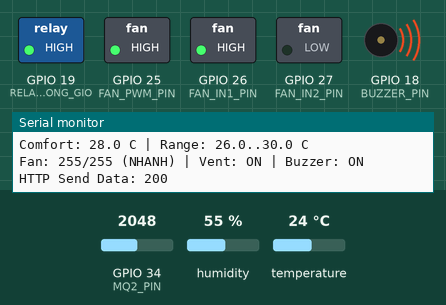
Simulated run of this sketch. Board: ESP32. Shown: switched loads named in the sketch (green lamp = pin HIGH), buzzer (waves = sounding, pin HIGH), the last lines printed to the serial monitor. The test bench sets the inputs (shaded band); at power-on: GPIO 34 (MQ2_PIN) = 2048, temperature 24 °C, humidity 55 %. WiFi joins after 1.5 s; servers stay silent unless stated; uploads are accepted with an empty reply.

Above: at 3.0 s.
3.1 s: GPIO 34 (MQ2_PIN) set to 75
5.8 s: GPIO 34 (MQ2_PIN) set to 67
At 7.6 s:
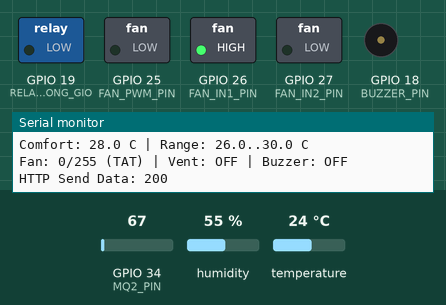
9.7 s: temperature set to 27 °C
At 10.7 s:
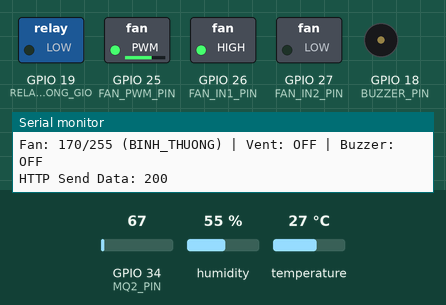
12.4 s: temperature set to 29 °C
15.4 s: temperature set to 32 °C
At 19.2 s:
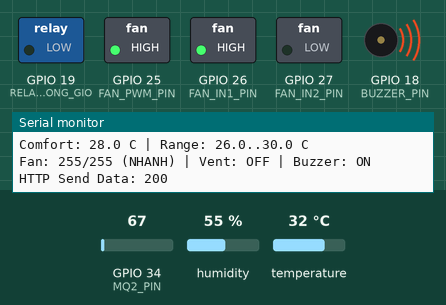
19.7 s: GPIO 34 (MQ2_PIN) set to 296
At 20.9 s:
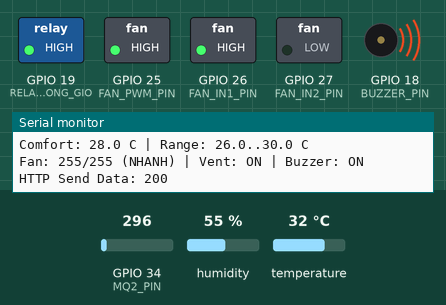
Timing chart, 0 to 22.7 s (numbered marks = the images above; inputs shaded):
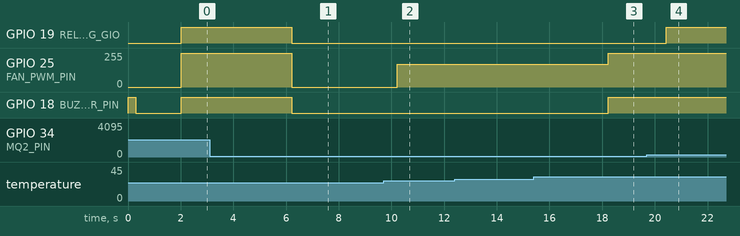

Measured:
- the behaviour switches between 71 and 70 on GPIO 34 (MQ2_PIN) (found by bisection; images 0 and 1)
- the behaviour switches between 25 and 26 °C on temperature (found by bisection; images 1 and 2)
- the behaviour switches between 30 and 31 °C on temperature (found by bisection; images 2 and 3)
- after the input at 5.8 s, GPIO 19 (RELAY_THONG_GIO), GPIO 18 (BUZZER_PIN): HIGH → LOW after 0.42 s; GPIO 25 (FAN_PWM_PIN): 255/255 → 0/255 after 0.42 s
- after the input at 9.7 s, GPIO 25 (FAN_PWM_PIN): 0/255 → 169/255 after 0.53 s
- after the input at 15.4 s, GPIO 25 (FAN_PWM_PIN): 169/255 → 255/255 after 2.8 s; GPIO 18 (BUZZER_PIN): LOW → HIGH after 2.8 s
- after the input at 19.7 s, GPIO 19 (RELAY_THONG_GIO): LOW → HIGH after 0.73 s

The sketch:

esp32_code.ino
```cpp
#include <WiFi.h>
#include <HTTPClient.h>
#include <DHT.h>
#include <ArduinoJson.h>

// ======================================================
// WIFI / BACKEND
// ======================================================
const char* ssid = "F87 Phong Lanh 2.4hz";
const char* password = "68686868";

const char* serverName = "http://192.168.1.7:3000/api/data";
const char* configUrl = "http://192.168.1.7:3000/api/config";
const char* buzzerStatusUrl = "http://192.168.1.7:3000/api/buzzer/status";
const char* buzzerResetUrl = "http://192.168.1.7:3000/api/buzzer/reset";

// ======================================================
// GPIO - KHỚP VỚI SƠ ĐỒ PROTEUS
// ======================================================
#define DHT_PIN             4
#define MQ2_PIN             34       // ADC input-only
#define BUZZER_PIN          18
#define RELAY_THONG_GIO    19       // Relay RL2, active LOW

// L298: ENA dùng PWM, IN1/IN2 chọn chiều quay
#define FAN_PWM_PIN         25       // ENA
#define FAN_IN1_PIN         26       // IN1
#define FAN_IN2_PIN         27       // IN2

#define DHT_TYPE DHT11
DHT dht(DHT_PIN, DHT_TYPE);

// ======================================================
// PWM L298
// ======================================================
const int FAN_PWM_CHANNEL = 0;
const int FAN_PWM_FREQUENCY = 5000;
const int FAN_PWM_RESOLUTION = 8;    // 0..255

const uint8_t FAN_SPEED_OFF = 0;
const uint8_t FAN_SPEED_SLOW = 90;
const uint8_t FAN_SPEED_NORMAL = 170;
const uint8_t FAN_SPEED_FAST = 255;

// ======================================================
// NGƯỠNG MẶC ĐỊNH
// Có thể thay đổi sau khi bổ sung API nhận cấu hình từ frontend.
// ======================================================
float comfortTemperature = 28.0;     // Nhiệt độ người dùng cảm thấy dễ chịu
const float comfortBand = 2.0;       // Tự tạo khoảng T-2 đến T+2
int gasThreshold = 70;              // Giá trị ADC MQ-2, cần hiệu chỉnh thực tế

// ======================================================
// TIMER / TRẠNG THÁI
// ======================================================
const unsigned long sensorInterval = 2000;
const unsigned long commandInterval = 3000;
const unsigned long configInterval = 5000;
unsigned long lastSensorSend = 0;
unsigned long lastCommandCheck = 0;
unsigned long lastConfigFetch = 0;

int webRelayForced = 0;  // 0: tự động theo gas, 1: ép bật relay từ Web
int currentFanSpeed = FAN_SPEED_OFF;

// Relay active high
const int RELAY_ON = HIGH;
const int RELAY_OFF = LOW;

// ======================================================
// WIFI
// ======================================================
void connectWiFi() {
  if (WiFi.status() == WL_CONNECTED) return;

  WiFi.begin(ssid, password);
  Serial.print("Connecting WiFi");

  unsigned long start = millis();
  while (WiFi.status() != WL_CONNECTED && millis() - start < 20000) {
    delay(500);
    Serial.print(".");
  }

  Serial.println();
  if (WiFi.status() == WL_CONNECTED) {
    Serial.println("WiFi Connected");
    Serial.print("ESP32 IP: ");
    Serial.println(WiFi.localIP());
  } else {
    Serial.println("WiFi connection timeout");
  }
}

// ======================================================
// ĐIỀU KHIỂN QUẠT QUA L298
// ======================================================
void setFanSpeed(uint8_t speed) {
  // Quạt chỉ quay một chiều.
  digitalWrite(FAN_IN1_PIN, HIGH);
  digitalWrite(FAN_IN2_PIN, LOW);

  #if defined(ESP_ARDUINO_VERSION_MAJOR) && ESP_ARDUINO_VERSION_MAJOR >= 3
    ledcWrite(FAN_PWM_PIN, speed);
  #else
    ledcWrite(FAN_PWM_CHANNEL, speed);
  #endif
  currentFanSpeed = speed;
}

String fanLevelName(uint8_t speed) {
  if (speed == FAN_SPEED_OFF) return "TAT";
  if (speed <= FAN_SPEED_SLOW) return "CHAM";
  if (speed <= FAN_SPEED_NORMAL) return "BINH_THUONG";
  return "NHANH";
}

// ======================================================
// BUZZER
// ======================================================
void setBuzzer(bool enabled) {
  digitalWrite(BUZZER_PIN, enabled ? HIGH : LOW);
}

// ======================================================
// GỬI DỮ LIỆU LÊN BACKEND
// ======================================================
void sendSensorData(
  float temperature,
  float humidity,
  int gas,
  bool tempDanger,
  bool gasDanger,
  bool ventilationOn,
  const String& alertReason
) {
  if (WiFi.status() != WL_CONNECTED) return;

  HTTPClient http;
  http.begin(serverName);
  http.addHeader("Content-Type", "application/json");

  StaticJsonDocument<768> doc;
  doc["temperature"] = temperature;
  doc["humidity"] = humidity;
  doc["gas"] = gas;
  doc["gasThreshold"] = gasThreshold;
  doc["comfortTemperature"] = comfortTemperature;
  doc["tempLow"] = comfortTemperature - comfortBand;
  doc["tempHigh"] = comfortTemperature + comfortBand;
  doc["temperatureDanger"] = tempDanger;
  doc["gasDanger"] = gasDanger;
  doc["alertReason"] = alertReason;

  // Các trường này giúp frontend cũ vẫn hiển thị được trạng thái cơ bản.
  doc["fanSpeed"] = currentFanSpeed;
  doc["fanLevel"] = fanLevelName(currentFanSpeed);
  doc["fanTran"] = currentFanSpeed > 0 ? 1 : 0;
  doc["thongGio"] = ventilationOn ? 1 : 0;

  String payload;
  serializeJson(doc, payload);

  int httpCode = http.POST(payload);
  Serial.print("HTTP Send Data: ");
  Serial.println(httpCode);
  http.end();
}

// ======================================================
// ĐỌC LỆNH TỪ WEB: buzzer và relay thông gió thủ công
// ======================================================
void resetBuzzerOnServer() {
  if (WiFi.status() != WL_CONNECTED) return;

  HTTPClient http;
  http.begin(buzzerResetUrl);
  http.addHeader("Content-Type", "application/json");
  http.POST("{}");
  http.end();
}

void fetchSystemConfig() {
  if (WiFi.status() != WL_CONNECTED) return;

  HTTPClient http;
  http.begin(configUrl);
  int responseCode = http.GET();

  if (responseCode > 0) {
    String payload = http.getString();
    StaticJsonDocument<256> doc;
    DeserializationError error = deserializeJson(doc, payload);

    if (!error) {
      if (doc.containsKey("comfortTemperature")) {
        comfortTemperature = doc["comfortTemperature"].as<float>();
      }
      if (doc.containsKey("gasThreshold")) {
        gasThreshold = doc["gasThreshold"].as<int>();
      }
      Serial.printf("[CONFIG] Comfort: %.1f C | Gas: %d\n", comfortTemperature, gasThreshold);
    } else {
      Serial.println("[ERROR] Khong doc duoc cau hinh tu server");
    }
  }

  http.end();
}

void runRemoteBuzzerPattern() {
  for (int cycle = 0; cycle < 5; cycle++) {
    for (int beep = 0; beep < 4; beep++) {
      setBuzzer(true);
      delay(150);
      setBuzzer(false);
      delay(100);
    }
    delay(800);
  }
}

void checkWebCommands() {
  if (WiFi.status() != WL_CONNECTED) return;

  HTTPClient http;
  http.begin(buzzerStatusUrl);
  int responseCode = http.GET();

  if (responseCode > 0) {
    String payload = http.getString();
    StaticJsonDocument<512> doc;
    DeserializationError error = deserializeJson(doc, payload);

    if (!error) {
      if (doc.containsKey("relayManualState")) {
        webRelayForced = doc["relayManualState"].as<int>();
      }

      if (doc["buzzerAlert"].as<int>() == 1) {
        Serial.println("[WEB] Kich hoat buzzer tu xa");
        runRemoteBuzzerPattern();
        resetBuzzerOnServer();
      }
    } else {
      Serial.println("[ERROR] Khong doc duoc JSON tu server");
    }
  }

  http.end();
}

// ======================================================
// SETUP
// ======================================================
void setup() {
  Serial.begin(115200);

  pinMode(MQ2_PIN, INPUT);
  pinMode(BUZZER_PIN, OUTPUT);
  pinMode(RELAY_THONG_GIO, OUTPUT);
  pinMode(FAN_IN1_PIN, OUTPUT);
  pinMode(FAN_IN2_PIN, OUTPUT);

  // Khởi tạo PWM cho chân ENA của L298.
  #if defined(ESP_ARDUINO_VERSION_MAJOR) && ESP_ARDUINO_VERSION_MAJOR >= 3
    ledcAttachChannel(FAN_PWM_PIN, FAN_PWM_FREQUENCY, FAN_PWM_RESOLUTION, FAN_PWM_CHANNEL);
  #else
    ledcSetup(FAN_PWM_CHANNEL, FAN_PWM_FREQUENCY, FAN_PWM_RESOLUTION);
    ledcAttachPin(FAN_PWM_PIN, FAN_PWM_CHANNEL);
  #endif

  dht.begin();
  setFanSpeed(FAN_SPEED_OFF);
  digitalWrite(RELAY_THONG_GIO, RELAY_OFF);
  setBuzzer(false);

  // Test buzzer lúc khởi động.
  setBuzzer(true);
  delay(300);
  setBuzzer(false);

  connectWiFi();
}

// ======================================================
// LOOP
// ======================================================
void loop() {
  if (WiFi.status() != WL_CONNECTED) {
    connectWiFi();
  }

  if (millis() - lastCommandCheck >= commandInterval) {
    lastCommandCheck = millis();
    checkWebCommands();
  }

  if (millis() - lastConfigFetch >= configInterval) {
    lastConfigFetch = millis();
    fetchSystemConfig();
  }

  if (millis() - lastSensorSend < sensorInterval) return;
  lastSensorSend = millis();

  float temperature = dht.readTemperature();
  float humidity = dht.readHumidity();
  int gas = analogRead(MQ2_PIN);

  bool dhtValid = !isnan(temperature) && !isnan(humidity);
  if (!dhtValid) {
    Serial.println("[ERROR] Khong doc duoc DHT11");
    temperature = comfortTemperature;
    humidity = 0;
  }

  float lowTemperature = comfortTemperature - comfortBand;
  float highTemperature = comfortTemperature + comfortBand;
  bool tempDanger = dhtValid && temperature > highTemperature;
  bool gasDanger = gas > gasThreshold;
  bool danger = tempDanger || gasDanger;

  // Ưu tiên an toàn: gas hoặc nhiệt độ cao thì quạt nhanh.
  if (gasDanger || tempDanger) {
    setFanSpeed(FAN_SPEED_FAST);
  } else if (temperature < lowTemperature) {
    // Trời lạnh: tắt quạt. Có thể đổi thành FAN_SPEED_SLOW nếu cần.
    setFanSpeed(FAN_SPEED_OFF);
  } else {
    setFanSpeed(FAN_SPEED_NORMAL);
  }

  // Relay bật khi bị ép từ Web hoặc khi khí gas vượt ngưỡng.
  // webRelayForced = 1 có ưu tiên bật relay, không vô hiệu hóa logic an toàn tự động.
  bool ventilationOn = webRelayForced == 1 || gasDanger;
  digitalWrite(RELAY_THONG_GIO, ventilationOn ? RELAY_ON : RELAY_OFF);

  // Còi bật khi một trong các chỉ số vượt ngưỡng.
  setBuzzer(danger);

  String alertReason = "An toan";
  if (tempDanger && gasDanger) {
    alertReason = "Nguy hiem: Nhiet do cao va khi gas/khoi vuot nguong";
  } else if (tempDanger) {
    alertReason = "Canh bao: Nhiet do vuot nguong";
  } else if (gasDanger) {
    alertReason = "Canh bao: Khi gas/khoi vuot nguong";
  }

  Serial.println("==============================");
  Serial.printf("Temperature: %.1f C | Humidity: %.1f %%\n", temperature, humidity);
  Serial.printf("Gas: %d | Gas limit: %d\n", gas, gasThreshold);
  Serial.printf("Comfort: %.1f C | Range: %.1f..%.1f C\n", comfortTemperature, lowTemperature, highTemperature);
  Serial.printf("Fan: %d/255 (%s) | Vent: %s | Buzzer: %s\n",
                currentFanSpeed,
                fanLevelName(currentFanSpeed).c_str(),
                ventilationOn ? "ON" : "OFF",
                danger ? "ON" : "OFF");

  sendSensorData(
    temperature,
    humidity,
    gas,
    tempDanger,
    gasDanger,
    ventilationOn,
    alertReason
  );
}
```
